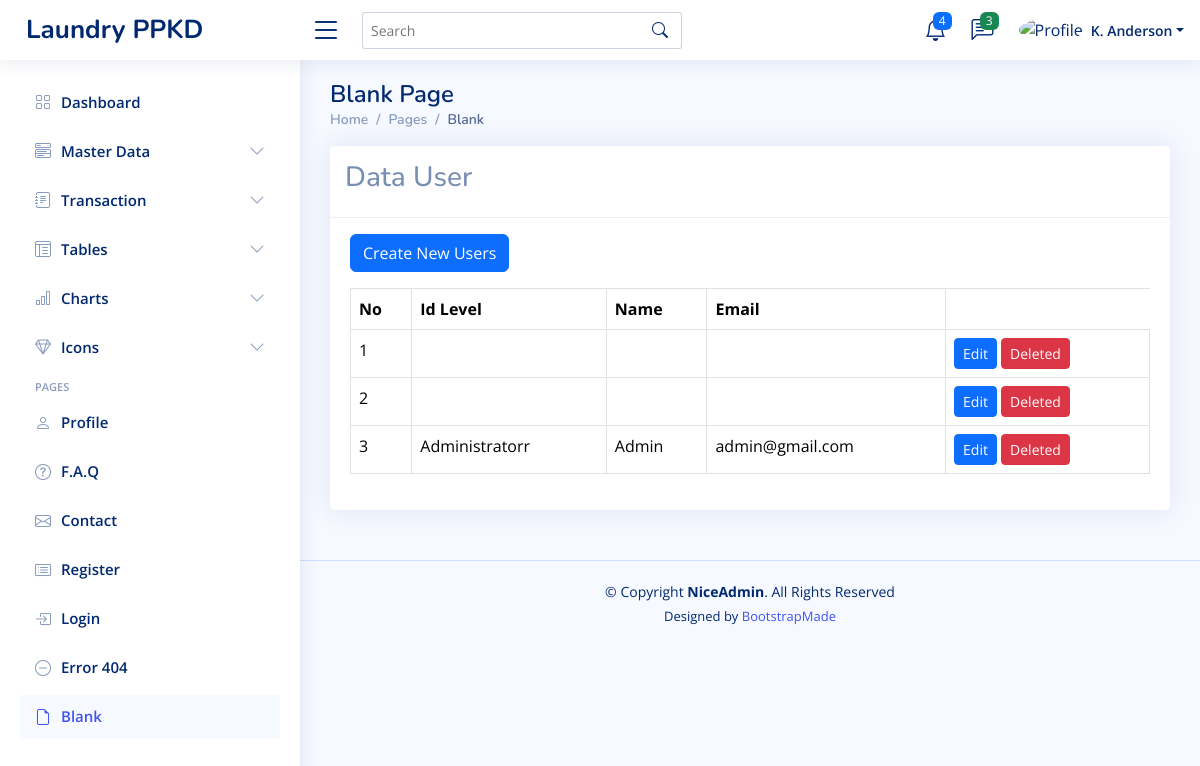
The page /dashboard.php?page=user on the database its author committed.
### tables this page shows
CREATE TABLE `users` (
  `id` int(11) NOT NULL,
  `id_level` int(11) NOT NULL,
  `name` varchar(50) NOT NULL,
  `email` varchar(50) NOT NULL,
  `password` varchar(100) NOT NULL,
  `created_at` timestamp NOT NULL DEFAULT current_timestamp(),
  `updated_at` timestamp NULL DEFAULT NULL ON UPDATE current_timestamp()
);

CREATE TABLE `levels` (
  `id` int(11) NOT NULL,
  `level_name` varchar(50) NOT NULL,
  `created_at` timestamp NOT NULL DEFAULT current_timestamp(),
  `updated_at` timestamp NULL DEFAULT NULL ON UPDATE current_timestamp()
);

### content/user.php (the view, shortened to what this page needs)
<?php
$queryUser = mysqli_query($koneksi, "SELECT users.*,levels.level_name FROM users LEFT JOIN levels ON users.id_level=levels.id  ORDER BY users.id DESC");
?>
<form action="" method="POST">
  <div class="row">
    <div class="col-sm-12">
      <div class="card">
        <div class="card-header">
          <h3>Data User</h3>
        </div>
        <div class="card-body">
          <div class="mb-3 mt-3">
            <a href="?page=add-user" class="btn btn-primary">Create New Users</a>
          </div>
          <table class="table table-bordered">
            <thead>
              <tr>
                <th>No</th>
                <th>Id Level</th>
                <th>Name</th>
                <th>Email</th>
              </tr>
            </thead>
            <tbody>
              <?php $no = 1;
              foreach ($queryUser as $row) : ?>
                <tr>
                  <td><?php echo $no++ ?></td>
                  <td><?php echo $row['level_name'] ?></td>
                  <td><?php echo $row['name'] ?></td>
                  <td><?php echo $row['email'] ?></td>
                  <td>
                    <a href="?page=add-user&edit=<?php echo $row['id'] ?>" class="btn btn-primary btn-sm">Edit</a>
                    <a href="?page=user&delete=<?php echo $row['id'] ?>" onclick="return confirm('Gueeee apushhh nichhh ngabbbss')" class="btn btn-danger btn-sm">Deleted</a>
                  </td>
                </tr>
              <?php endforeach ?>
            </tbody>
          </table>
        </div>
      </div>
    </div>
  </div>
</form>

### assets/css/style.css (style rules this page uses)
:root { scroll-behavior: smooth; }
body { font-family: "Open Sans", sans-serif; background: #f6f9ff; color: #444444; }
h1, h2, h3, h4, h5, h6 { font-family: "Nunito", sans-serif; }
.card { margin-bottom: 30px; border: none; border-radius: 5px; box-shadow: 0px 0 30px rgba(1, 41, 112, 0.1); }
.card-header, .card-footer { border-color: #ebeef4; background-color: #fff; color: #798eb3; padding: 15px; }
.card-body { padding: 0 20px 20px 20px; }

### rows shown on the page
users: id_level.level_name "Administratorr", name "Admin", email "admin@gmail.com"
